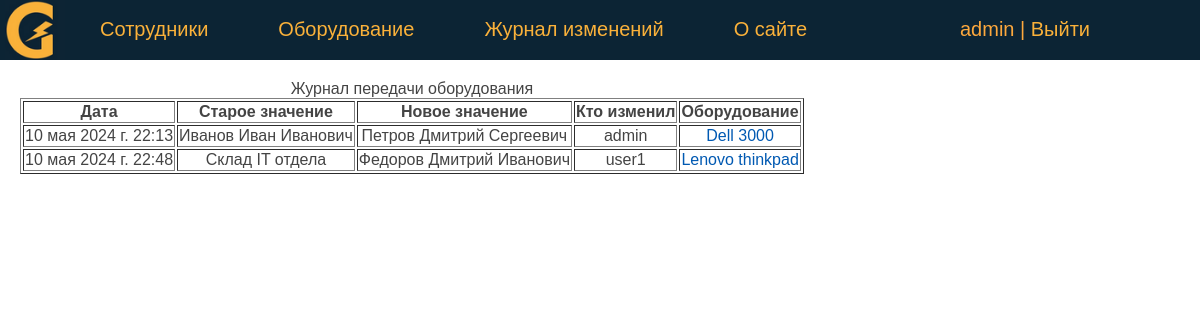
The app's page /eqlogs/ (signed in), older data.
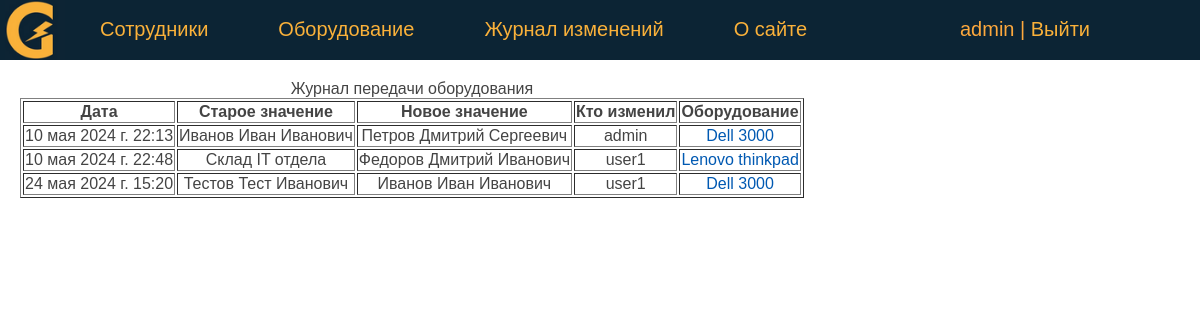
The same page, newer data.
### eqlog/models.py (models this page shows, shortened)
class Eqlog(models.Model):
    class_name = models.TextField(verbose_name='Имя модели')
    attr_name = models.TextField(verbose_name='Изменяемое поле')
    old_value = models.TextField(verbose_name='Старое значение')
    new_value = models.TextField(verbose_name='Новое значение')
    timestamp = models.DateTimeField(auto_now_add=True)
    logged_value = models.TextField(verbose_name='Журналируемое значение')
    user = models.ForeignKey(User, verbose_name='Пользователь', on_delete=models.DO_NOTHING, null=True)
    def get_equipment(self):
        equipment = Equipment.objects.get(id=self.logged_value)
        return equipment

class Equipment(models.Model):
    type = models.CharField(verbose_name='Тип оборудования', max_length=50)
    model = models.CharField(verbose_name='Модель', max_length=50)
    serial_number = models.CharField(verbose_name='Серийный номер', max_length=50)
    id_number = models.CharField(verbose_name='Инвентарный номер', max_length=10, unique=True)
    sale_date = models.DateField(verbose_name='Дата покупки', default=date(2024, 1, 1))
    price = models.FloatField(verbose_name='Цена покупки', max_length=10)
    is_working = models.BooleanField(verbose_name='Работает', default=True)
    testing = models.BooleanField(verbose_name='Доступно для тестирования', default=False)
    description = models.TextField(verbose_name='Описание')
    created_at = models.DateTimeField(verbose_name='Дата создания', auto_now_add=True)
    updated_at = models.DateTimeField(verbose_name='Дата изменения', auto_now=True)
    person = models.ForeignKey('Person', on_delete=models.PROTECT, verbose_name='Сотрудник', related_name='get_equipments')
    slug = AutoSlugField(populate_from='id_number', max_length=255, unique=True, db_index=True)
    user = models.ForeignKey(User, verbose_name='Пользователь', on_delete=models.DO_NOTHING, null=True)
    objects = models.Manager()
    class Meta:
        verbose_name = 'Оборудование'
        verbose_name_plural = 'Оборудование'
        ordering = ['type', 'model']

### eqlog/views.py (the view)
# urls.py: path('eqlogs/', EqlogEquipments.as_view(), name='eqlogs'),
class EqlogEquipments(DataMixin, ListView):
    model = Eqlog
    template_name = 'eqlog/eqlogs.html'
    context_object_name = 'log'
    def get_context_data(self, *, object_list=None, **kwargs):
        context = super().get_context_data(**kwargs)
        auth = self.request.user.is_authenticated
        c_def = self.get_user_context(title='Главная страница', auth=auth)
        return {**context, **c_def}
    def get_queryset(self):
        queryset = super().get_queryset()
        equipment_ids = Equipment.objects.values_list('id', flat=True)
        filtered_queryset = queryset.filter(logged_value__in=equipment_ids)
        print(f'print1 {equipment_ids}')
        return filtered_queryset

### eqlog/utils.py (called while the page is built)
    def get_user_context(self, **kwargs):
        context = kwargs
        context['menu'] = menu
        return context

### eqlog/templates/eqlog/eqlogs.html (shortened to what this page needs)
{% extends 'eqlog/base.html' %}
{% block content %}
    {% if auth %}
        <table border="1">
            <caption>Журнал передачи оборудования</caption>
            <tr>
                <th>Дата</th>
                <th>Старое значение</th>
                <th>Новое значение</th>
                <th>Кто изменил</th>
                <th>Оборудование</th>
           </tr>
            {% for i in log %}
                {% if i.class_name == 'Equipment' and i.attr_name == 'Сотрудник' %}
                    <tr>
                        <td>{{ i.timestamp }}</td>
                        <td>{{ i.old_value }}</td>
                        <td>{{ i.new_value }}</td>
                        <td>{{ i.user }}</td>
                        <td><a href="{% url 'equipment' equip_slug=i.get_equipment.slug %}"> {{ i.get_equipment.model }}</a></td>
                    </tr>
                {% endif %}
            {% endfor %}
        </table>
    {% endif %}
{% endblock %}

### eqlog/templates/eqlog/base.html (shortened to what this page needs)
<!DOCTYPE html>
{% load static %}
<html>
<head>
    <link type="text/css" href="/static/eqlog/css/styles.css" rel="stylesheet" />
</head>
<body bgcolor="#FFFFFF">
    {% block mainmenu %}
    <header class="header">
    <ul id="mainmenu" class="mainmenu">
        <li class="logo">
            <a href="{% url 'home' %}"><div class="logo"></div></a>
        </li>
        {% for m in menu %}
            <li><a href="{% url m.url_name %}"> {{ m.title }} </a></li>
        {% endfor %}
        <li class="last">
            {% if request.user.is_authenticated %}
                <li class="last"> {{user.username}} | <a href="{% url 'logout' %}">Выйти</a> </li>
            {% else %}
                <li class="last"><a href="{% url 'login' %}">Войти</a> </li>
            {% endif %}
        </li>
    </ul>
    </header>
    {% endblock mainmenu %}
    <main>
        {% block content %}
        {% endblock content %}
    </main>
</body>
</html>

### eqlog/static/eqlog/css/styles.css (style rules this page uses)
body { font-family: 'Arial'; margin: 0; padding: 0; height: 100%; width: 100%; color: #444; }
a { color: #0059b2; text-decoration: none; }
.header { background: #0c2434; height: 60px; }
main { padding: 20px; }
.logo { background: url('../images/logo_home.png') no-repeat 0px 0px; background-size: contain; background-position: center; width: 70px; height: 60px; }
ul.mainmenu { list-style: none; margin: 0; padding: 0; height: 60px; color: #FDA83D; font-size: 20px; overflow: hidden; }
ul.mainmenu li { float: left; margin: 18px 40px 0 30px; }
ul.mainmenu li.logo { margin: 0; }
ul.mainmenu li.last { float: right; }
ul.mainmenu li a { color: #fab13a; text-decoration: none; }
td { text-align: center; }

Row changes from the older to the newer data that the page shows:
added Eqlog: timestamp "24 мая 2024 г. 15:20", old_value "Тестов Тест Иванович", new_value "Иванов Иван Иванович", user "user1", get_equipment.model "Dell 3000"
